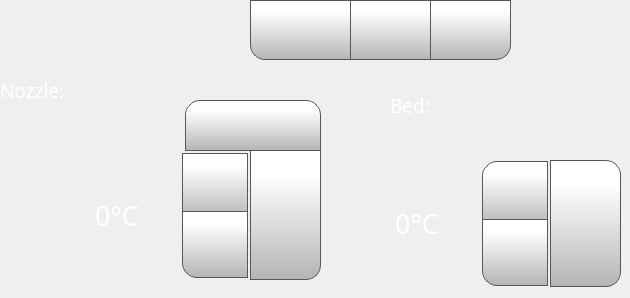
      <widget class="QWidget" name="temperatureTab">
       <attribute name="icon">
        <iconset>
         <normaloff>templates/img/thermometer.png</normaloff>
         <normalon>templates/img/thermometer_Selected.png</normalon>templates/img/thermometer.png</iconset>
       </attribute>
       <attribute name="title">
        <string/>
       </attribute>
       <widget class="QLabel" name="toolLabel">
        <property name="geometry">
         <rect>
          <x>0</x>
          <y>80</y>
          <width>70</width>
          <height>21</height>
         </rect>
        </property>
        <property name="font">
         <font>
          <family>Gotham Light</family>
          <pointsize>14</pointsize>
          <weight>50</weight>
          <bold>false</bold>
         </font>
        </property>
        <property name="styleSheet">
         <string notr="true">color: rgb(255, 255, 255);</string>
        </property>
        <property name="text">
         <string>Nozzle:</string>
        </property>
       </widget>
       <widget class="QLabel" name="bedLabel_2">
        <property name="geometry">
         <rect>
          <x>390</x>
          <y>90</y>
          <width>101</width>
          <height>31</height>
         </rect>
        </property>
        <property name="font">
         <font>
          <family>Gotham Light</family>
          <pointsize>14</pointsize>
          <weight>50</weight>
          <bold>false</bold>
         </font>
        </property>
        <property name="styleSheet">
         <string notr="true">color: rgb(255, 255, 255);</string>
        </property>
        <property name="text">
         <string>Bed:</string>
        </property>
       </widget>
       <widget class="QPushButton" name="cooldownButton">
        <property name="geometry">
         <rect>
          <x>250</x>
          <y>0</y>
          <width>101</width>
          <height>60</height>
         </rect>
        </property>
        <property name="minimumSize">
         <size>
          <width>0</width>
          <height>0</height>
         </size>
        </property>
        <property name="font">
         <font>
          <family>Gotham</family>
          <pointsize>15</pointsize>
         </font>
        </property>
        <property name="styleSheet">
         <string notr="true">QPushButton {
    border: 1px solid rgb(87, 87, 87);
	background-color: qlineargradient(spread:pad, x1:0, y1:1, x2:0, y2:0.188, stop:0 rgba(180, 180, 180, 255), stop:1 rgba(255, 255, 255, 255));
border-bottom-left-radius: 15px;
}

QPushButton:pressed {
    background-color: qlineargradient(x1: 0, y1: 0, x2: 0, y2: 1,
                                      stop: 0 #dadbde, stop: 1 #f6f7fa);
}

QPushButton:flat {
    border: none; /* no border for a flat push button */
}

QPushButton:default {
    border-color: navy; /* make the default button prominent */
}

QPushButton:focus {
	outline: none;
}</string>
        </property>
        <property name="text">
         <string/>
        </property>
        <property name="icon">
         <iconset>
          <normaloff>templates/img/snowflake.png</normaloff>templates/img/snowflake.png</iconset>
        </property>
        <property name="iconSize">
         <size>
          <width>40</width>
          <height>40</height>
         </size>
        </property>
       </widget>
       <widget class="QPushButton" name="fanOffButton">
        <property name="geometry">
         <rect>
          <x>430</x>
          <y>0</y>
          <width>81</width>
          <height>60</height>
         </rect>
        </property>
        <property name="minimumSize">
         <size>
          <width>0</width>
          <height>0</height>
         </size>
        </property>
        <property name="font">
         <font>
          <family>Gotham</family>
          <pointsize>15</pointsize>
         </font>
        </property>
        <property name="styleSheet">
         <string notr="true">QPushButton {
     border: 1px solid rgb(87, 87, 87);

	background-color: qlineargradient(spread:pad, x1:0, y1:1, x2:0, y2:0.188, stop:0 rgba(180, 180, 180, 255), stop:1 rgba(255, 255, 255, 255));
border-bottom-right-radius: 15px;
}

QPushButton:pressed {
    background-color: qlineargradient(x1: 0, y1: 0, x2: 0, y2: 1,
                                      stop: 0 #dadbde, stop: 1 #f6f7fa);
}

QPushButton:flat {
    border: none; /* no border for a flat push button */
}

QPushButton:default {
    border-color: navy; /* make the default button prominent */
}

QPushButton:focus {
	outline: none;
}</string>
        </property>
        <property name="text">
         <string/>
        </property>
        <property name="icon">
         <iconset>
          <normaloff>templates/img/fan-black-silhouette-off.png</normaloff>templates/img/fan-black-silhouette-off.png</iconset>
        </property>
        <property name="iconSize">
         <size>
          <width>40</width>
          <height>40</height>
         </size>
        </property>
        <property name="checkable">
         <bool>false</bool>
        </property>
        <property name="autoDefault">
         <bool>false</bool>
        </property>
        <property name="default">
         <bool>false</bool>
        </property>
        <property name="flat">
         <bool>false</bool>
        </property>
       </widget>
       <widget class="QPushButton" name="fanOnButton">
        <property name="geometry">
         <rect>
          <x>350</x>
          <y>0</y>
          <width>81</width>
          <height>60</height>
         </rect>
        </property>
        <property name="minimumSize">
         <size>
          <width>0</width>
          <height>0</height>
         </size>
        </property>
        <property name="font">
         <font>
          <family>Gotham</family>
          <pointsize>15</pointsize>
         </font>
        </property>
        <property name="styleSheet">
         <string notr="true">QPushButton {
     border: 1px solid rgb(87, 87, 87);

	background-color: qlineargradient(spread:pad, x1:0, y1:1, x2:0, y2:0.188, stop:0 rgba(180, 180, 180, 255), stop:1 rgba(255, 255, 255, 255));
}

QPushButton:pressed {
    background-color: qlineargradient(x1: 0, y1: 0, x2: 0, y2: 1,
                                      stop: 0 #dadbde, stop: 1 #f6f7fa);
}

QPushButton:flat {
    border: none; /* no border for a flat push button */
}

QPushButton:default {
    border-color: navy; /* make the default button prominent */
}

QPushButton:focus {
	outline: none;
}</string>
        </property>
        <property name="text">
         <string/>
        </property>
        <property name="icon">
         <iconset>
          <normaloff>templates/img/fan-black-silhouette.png</normaloff>templates/img/fan-black-silhouette.png</iconset>
        </property>
        <property name="iconSize">
         <size>
          <width>40</width>
          <height>40</height>
         </size>
        </property>
        <property name="checkable">
         <bool>false</bool>
        </property>
        <property name="autoDefault">
         <bool>false</bool>
        </property>
        <property name="default">
         <bool>false</bool>
        </property>
        <property name="flat">
         <bool>false</bool>
        </property>
       </widget>
       <widget class="QSpinBox" name="toolTempSpinBox">
        <property name="geometry">
         <rect>
          <x>90</x>
          <y>150</y>
          <width>161</width>
          <height>131</height>
         </rect>
        </property>
        <property name="font">
         <font>
          <family>Gotham</family>
          <pointsize>20</pointsize>
         </font>
        </property>
        <property name="styleSheet">
         <string notr="true">QSpinBox {
    padding-right: 5px; /* make room for the arrows */
	color: rgb(255, 255, 255);
	background-color: rgba(255, 255, 255, 0);
   
}
QSpinBox ::text:selected {
	background-color: rgb(255, 146, 57);
   
}
QSpinBox::up-button {
     border: 1px solid rgb(87, 87, 87);


	background-color: qlineargradient(spread:pad, x1:0, y1:1, x2:0, y2:0.188, stop:0 rgba(180, 180, 180, 255), stop:1 rgba(255, 255, 255, 255));
    width: 60px;
     height: 61px;
    padding: 2px;
}

QSpinBox::up-arrow { 
image: url(./templates/img/arrows.png);
    width: 40px;
     height: 40px;
padding: 5px; }



QSpinBox::up-button:pressed {
    background-color: qlineargradient(x1: 0, y1: 0, x2: 0, y2: 1,
                                      stop: 0 #dadbde, stop: 1 #f6f7fa);
}


QSpinBox::down-button {
     border: 1px solid rgb(87, 87, 87);
border-bottom-left-radius: 15px;
	background-color: qlineargradient(spread:pad, x1:0, y1:1, x2:0, y2:0.188, stop:0 rgba(180, 180, 180, 255), stop:1 rgba(255, 255, 255, 255));
    width: 60px;
     height: 61px;
    padding: 2px;
}

QSpinBox::down-arrow {
image: url(./templates/img/arrows-5.png);
    width: 40px;
     height: 40px;
padding: 5px;
}

QSpinBox::down-button:pressed {
    background-color: qlineargradient(x1: 0, y1: 0, x2: 0, y2: 1,
                                      stop: 0 #dadbde, stop: 1 #f6f7fa);

}

</string>
        </property>
        <property name="frame">
         <bool>false</bool>
        </property>
        <property name="readOnly">
         <bool>false</bool>
        </property>
        <property name="buttonSymbols">
         <enum>QAbstractSpinBox::UpDownArrows</enum>
        </property>
        <property name="accelerated">
         <bool>true</bool>
        </property>
        <property name="suffix">
         <string>°C</string>
        </property>
        <property name="maximum">
         <number>300</number>
        </property>
        <property name="singleStep">
         <number>1</number>
        </property>
        <property name="value">
         <number>0</number>
        </property>
       </widget>
       <widget class="QSpinBox" name="bedTempSpinBox">
        <property name="geometry">
         <rect>
          <x>390</x>
          <y>158</y>
          <width>161</width>
          <height>131</height>
         </rect>
        </property>
        <property name="font">
         <font>
          <family>Gotham</family>
          <pointsize>20</pointsize>
         </font>
        </property>
        <property name="styleSheet">
         <string notr="true">QSpinBox {
    padding-right: 5px; /* make room for the arrows */
	color: rgb(255, 255, 255);
	background-color: rgba(255, 255, 255, 0);
   
}
QSpinBox ::text:selected {
	background-color: rgb(255, 146, 57);
   
}
QSpinBox::up-button {
     border: 1px solid rgb(87, 87, 87);

border-top-left-radius: 15px;
	background-color: qlineargradient(spread:pad, x1:0, y1:1, x2:0, y2:0.188, stop:0 rgba(180, 180, 180, 255), stop:1 rgba(255, 255, 255, 255));
    width: 60px;
     height: 61px;
    padding: 2px;
}

QSpinBox::up-arrow { image: url(./templates/img/arrows.png);
    width: 40px;
     height: 40px;
padding: 5px; }



QSpinBox::up-button:pressed {
    background-color: qlineargradient(x1: 0, y1: 0, x2: 0, y2: 1,
                                      stop: 0 #dadbde, stop: 1 #f6f7fa);
}


QSpinBox::down-button {
     border: 1px solid rgb(87, 87, 87);
border-bottom-left-radius: 15px;
	background-color: qlineargradient(spread:pad, x1:0, y1:1, x2:0, y2:0.188, stop:0 rgba(180, 180, 180, 255), stop:1 rgba(255, 255, 255, 255));
    width: 60px;
     height: 61px;
    padding: 2px;
}

QSpinBox::down-arrow {image: url(./templates/img/arrows-5.png);
    width: 40px;
     height: 40px;
padding: 5px;
}

QSpinBox::down-button:pressed {
    background-color: qlineargradient(x1: 0, y1: 0, x2: 0, y2: 1,
                                      stop: 0 #dadbde, stop: 1 #f6f7fa);

}

</string>
        </property>
        <property name="frame">
         <bool>false</bool>
        </property>
        <property name="readOnly">
         <bool>false</bool>
        </property>
        <property name="buttonSymbols">
         <enum>QAbstractSpinBox::UpDownArrows</enum>
        </property>
        <property name="accelerated">
         <bool>true</bool>
        </property>
        <property name="suffix">
         <string>°C</string>
        </property>
        <property name="maximum">
         <number>150</number>
        </property>
        <property name="singleStep">
         <number>1</number>
        </property>
        <property name="value">
         <number>0</number>
        </property>
       </widget>
       <widget class="QPushButton" name="setToolTempButton">
        <property name="geometry">
         <rect>
          <x>250</x>
          <y>150</y>
          <width>71</width>
          <height>130</height>
         </rect>
        </property>
        <property name="font">
         <font>
          <family>Gotham</family>
          <pointsize>13</pointsize>
         </font>
        </property>
        <property name="styleSheet">
         <string notr="true">QPushButton {
     border: 1px solid rgb(87, 87, 87);
	background-color: qlineargradient(spread:pad, x1:0, y1:1, x2:0, y2:0.188, stop:0 rgba(180, 180, 180, 255), stop:1 rgba(255, 255, 255, 255));
border-bottom-right-radius: 15px;

}

QPushButton:pressed {
    background-color: qlineargradient(x1: 0, y1: 0, x2: 0, y2: 1,
                                      stop: 0 #dadbde, stop: 1 #f6f7fa);
}

QPushButton:flat {
    border: none; /* no border for a flat push button */
}

QPushButton:default {
    border-color: navy; /* make the default button prominent */
}

QPushButton:focus {
	outline: none;
}</string>
        </property>
        <property name="text">
         <string/>
        </property>
        <property name="icon">
         <iconset>
          <normaloff>templates/img/verification-mark.png</normaloff>templates/img/verification-mark.png</iconset>
        </property>
        <property name="iconSize">
         <size>
          <width>50</width>
          <height>50</height>
         </size>
        </property>
       </widget>
       <widget class="QPushButton" name="setBedTempButton">
        <property name="geometry">
         <rect>
          <x>550</x>
          <y>160</y>
          <width>71</width>
          <height>127</height>
         </rect>
        </property>
        <property name="font">
         <font>
          <family>Gotham</family>
          <pointsize>13</pointsize>
         </font>
        </property>
        <property name="styleSheet">
         <string notr="true">QPushButton {
     border: 1px solid rgb(87, 87, 87);
	background-color: qlineargradient(spread:pad, x1:0, y1:1, x2:0, y2:0.188, stop:0 rgba(180, 180, 180, 255), stop:1 rgba(255, 255, 255, 255));
border-top-right-radius: 15px;
border-bottom-right-radius: 15px;

}

QPushButton:pressed {
    background-color: qlineargradient(x1: 0, y1: 0, x2: 0, y2: 1,
                                      stop: 0 #dadbde, stop: 1 #f6f7fa);
}

QPushButton:flat {
    border: none; /* no border for a flat push button */
}

QPushButton:default {
    border-color: navy; /* make the default button prominent */
}

QPushButton:focus {
	outline: none;
}</string>
        </property>
        <property name="text">
         <string/>
        </property>
        <property name="icon">
         <iconset>
          <normaloff>templates/img/verification-mark.png</normaloff>templates/img/verification-mark.png</iconset>
        </property>
        <property name="iconSize">
         <size>
          <width>50</width>
          <height>50</height>
         </size>
        </property>
       </widget>
       <widget class="QPushButton" name="toolToggleTemperatureButton">
        <property name="geometry">
         <rect>
          <x>185</x>
          <y>100</y>
          <width>136</width>
          <height>51</height>
         </rect>
        </property>
        <property name="minimumSize">
         <size>
          <width>0</width>
          <height>0</height>
         </size>
        </property>
        <property name="font">
         <font>
          <family>Gotham</family>
          <pointsize>15</pointsize>
         </font>
        </property>
        <property name="styleSheet">
         <string notr="true">QPushButton {
     border: 1px solid rgb(87, 87, 87);
 border-top-right-radius:15px;
 border-top-left-radius:15px;
	background-color: qlineargradient(spread:pad, x1:0, y1:1, x2:0, y2:0.188, stop:0 rgba(180, 180, 180, 255), stop:1 rgba(255, 255, 255, 255));
}

QPushButton:pressed {
    background-color: qlineargradient(x1: 0, y1: 0, x2: 0, y2: 1,
                                      stop: 0 #dadbde, stop: 1 #f6f7fa);
}

QPushButton:flat {
    border: none; /* no border for a flat push button */
}

QPushButton:default {
    border-color: navy; /* make the default button prominent */
}

QPushButton:focus {
	outline: none;
}</string>
        </property>
        <property name="text">
         <string/>
        </property>
        <property name="icon">
         <iconset>
          <normaloff>templates/img/NozzleSelect_0.png</normaloff>
          <normalon>templates/img/NozzleSelect_1.png</normalon>templates/img/NozzleSelect_0.png</iconset>
        </property>
        <property name="iconSize">
         <size>
          <width>90</width>
          <height>90</height>
         </size>
        </property>
        <property name="checkable">
         <bool>true</bool>
        </property>
        <property name="checked">
         <bool>false</bool>
        </property>
        <property name="autoDefault">
         <bool>false</bool>
        </property>
        <property name="default">
         <bool>false</bool>
        </property>
        <property name="flat">
         <bool>false</bool>
        </property>
       </widget>
       <zorder>toolLabel</zorder>
       <zorder>bedLabel_2</zorder>
       <zorder>cooldownButton</zorder>
       <zorder>fanOffButton</zorder>
       <zorder>fanOnButton</zorder>
       <zorder>setToolTempButton</zorder>
       <zorder>setBedTempButton</zorder>
       <zorder>bedTempSpinBox</zorder>
       <zorder>toolTempSpinBox</zorder>
       <zorder>toolToggleTemperatureButton</zorder>
      </widget>
